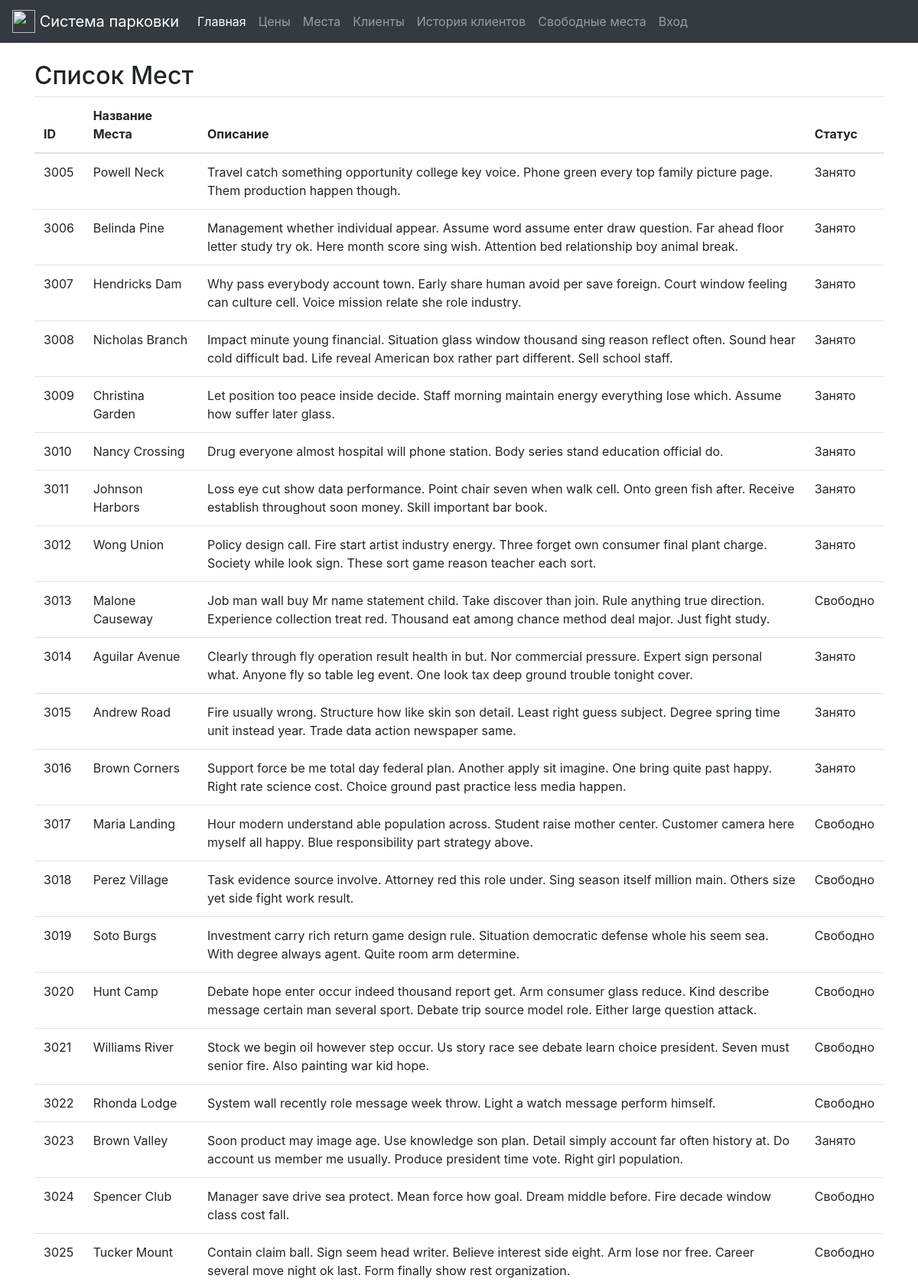
The page /seats/ (upper part) on the database its author committed.
### pages/models.py (models this page shows, shortened)
class Seat(models.Model):
    place_name = models.CharField(max_length=255)  # The max_length should be defined based on your varchar requirements
    explanation = models.TextField(null=True, blank=True)  # The question mark indicates that this field can be null
    status = models.BooleanField(default=False)  # New status field with default set to False

### pages/seats_views.py (the view)
# urls.py: path('seats/', SeatListView.as_view(), name='seat-list'),
class SeatListView(ListView):
    model = Seat
    template_name = 'seats/seat_list.html'

### templates/seats/seat_list.html (shortened to what this page needs)
{% extends 'base.html' %}
{% block content %}
<h2>Список Мест</h2>
<table class="table">
    <thead>
        <tr>
            <th>ID</th>
            <th>Название Места</th>
            <th>Описание</th>
            <th>Статус</th>
        </tr>
    </thead>
    <tbody>
        {% for seat in object_list %}
        <tr>
            <td>{{ seat.id }}</td>
            <td>{{ seat.place_name }}</td>
            <td>{{ seat.explanation }}</td>
            <td>
                {% if seat.status %}
                    Занято
                {% else %}
                    Свободно
                {% endif %}
            </td>
        </tr>
        {% empty %}
        <tr><td colspan="4">Места не найдены.</td></tr>
        {% endfor %}
    </tbody>
</table>
{% endblock %}

### templates/base.html (style rules this page uses)
body, html { height: 100%; }

### rows shown on the page
Seat: id "3005", place_name "Powell Neck", explanation "Travel catch something opportunity college key voice. Phone green every top family picture page. Them production happen though.", status "Занято"
Seat: id "3006", place_name "Belinda Pine", explanation "Management whether individual appear. Assume word assume enter draw question. Far ahead floor letter study try ok. Here month score sing wish. Attention bed relationship boy animal break.", status "Занято"
Seat: id "3007", place_name "Hendricks Dam", explanation "Why pass everybody account town. Early share human avoid per save foreign. Court window feeling can culture cell. Voice mission relate she role industry.", status "Занято"
Seat: id "3008", place_name "Nicholas Branch", explanation "Impact minute young financial. Situation glass window thousand sing reason reflect often. Sound hear cold difficult bad. Life reveal American box rather part different. Sell school staff.", status "Занято"
Seat: id "3009", place_name "Christina Garden", explanation "Let position too peace inside decide. Staff morning maintain energy everything lose which. Assume how suffer later glass.", status "Занято"
Seat: id "3010", place_name "Nancy Crossing", explanation "Drug everyone almost hospital will phone station. Body series stand education official do.", status "Занято"
Seat: id "3011", place_name "Johnson Harbors", explanation "Loss eye cut show data performance. Point chair seven when walk cell. Onto green fish after. Receive establish throughout soon money. Skill important bar book.", status "Занято"
Seat: id "3012", place_name "Wong Union", explanation "Policy design call. Fire start artist industry energy. Three forget own consumer final plant charge. Society while look sign. These sort game reason teacher each sort.", status "Занято"
Seat: id "3013", place_name "Malone Causeway", explanation "Job man wall buy Mr name statement child. Take discover than join. Rule anything true direction. Experience collection treat red. Thousand eat among chance method deal major. Just fight study.", status "Свободно"
Seat: id "3014", place_name "Aguilar Avenue", explanation "Clearly through fly operation result health in but. Nor commercial pressure. Expert sign personal what. Anyone fly so table leg event. One look tax deep ground trouble tonight cover.", status "Занято"
Seat: id "3015", place_name "Andrew Road", explanation "Fire usually wrong. Structure how like skin son detail. Least right guess subject. Degree spring time unit instead year. Trade data action newspaper same.", status "Занято"
Seat: id "3016", place_name "Brown Corners", explanation "Support force be me total day federal plan. Another apply sit imagine. One bring quite past happy. Right rate science cost. Choice ground past practice less media happen.", status "Занято"
Seat: id "3017", place_name "Maria Landing", explanation "Hour modern understand able population across. Student raise mother center. Customer camera here myself all happy. Blue responsibility part strategy above.", status "Свободно"
Seat: id "3018", place_name "Perez Village", explanation "Task evidence source involve. Attorney red this role under. Sing season itself million main. Others size yet side fight work result.", status "Свободно"
Seat: id "3019", place_name "Soto Burgs", explanation "Investment carry rich return game design rule. Situation democratic defense whole his seem sea. With degree always agent. Quite room arm determine.", status "Свободно"
Seat: id "3020", place_name "Hunt Camp", explanation "Debate hope enter occur indeed thousand report get. Arm consumer glass reduce. Kind describe message certain man several sport. Debate trip source model role. Either large question attack.", status "Свободно"
Seat: id "3021", place_name "Williams River", explanation "Stock we begin oil however step occur. Us story race see debate learn choice president. Seven must senior fire. Also painting war kid hope.", status "Свободно"
Seat: id "3022", place_name "Rhonda Lodge", explanation "System wall recently role message week throw. Light a watch message perform himself.", status "Свободно"
Seat: id "3023", place_name "Brown Valley", explanation "Soon product may image age. Use knowledge son plan. Detail simply account far often history at. Do account us member me usually. Produce president time vote. Right girl population.", status "Занято"
Seat: id "3024", place_name "Spencer Club", explanation "Manager save drive sea protect. Mean force how goal. Dream middle before. Fire decade window class cost fall.", status "Свободно"
Seat: id "3025", place_name "Tucker Mount", explanation "Contain claim ball. Sign seem head writer. Believe interest side eight. Arm lose nor free. Career several move night ok last. Form finally show rest organization.", status "Свободно"
